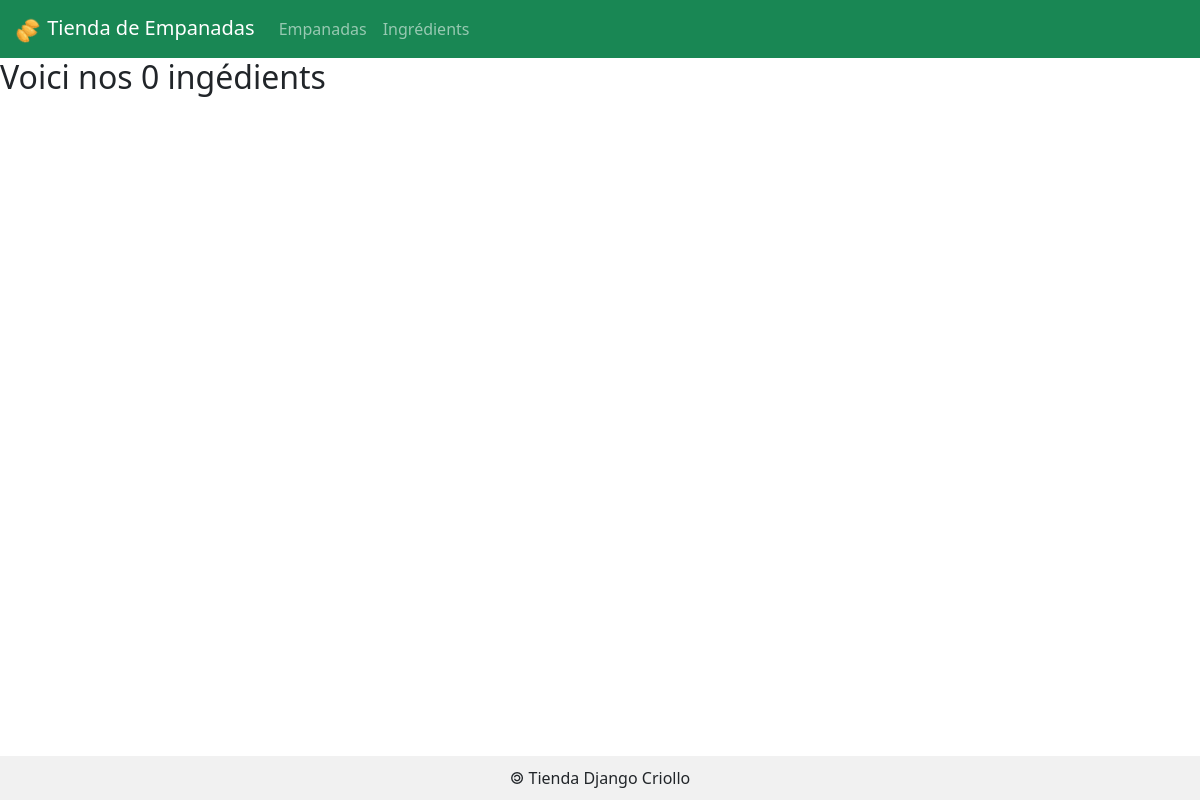
Before: /ingredients/ with the older database file.
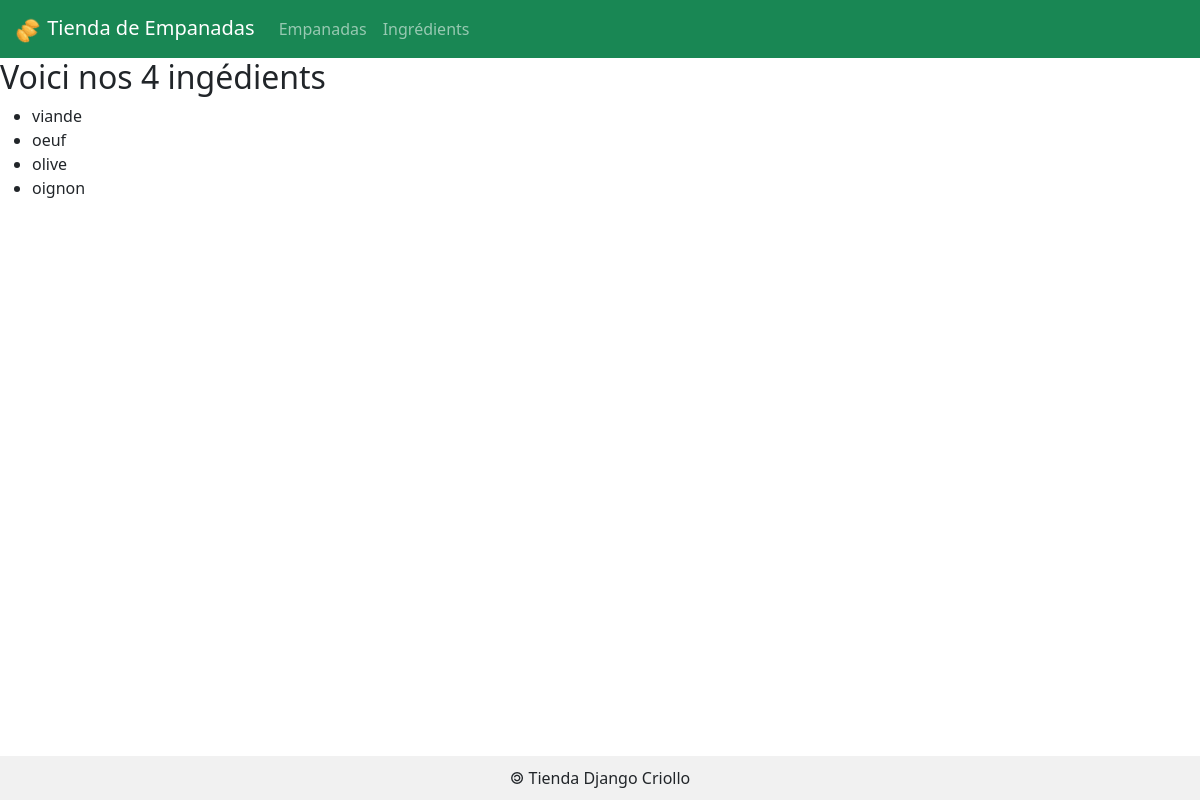
After: the same page with the newer database file.
### empanadas/models.py (models this page shows)
class Ingredient(models.Model) :
    idIngredient = models.AutoField( primary_key = True )
    nomIngredient = models.CharField( max_length = 50 )
    def __str__(self) :
        return self.nomIngredient

### empanadas/views.py (the view)
# urls.py: path('ingredients/', views.ingredients),
def ingredients(request):
    lesIngredients = Ingredient.objects.all()
    return render(request, 'empanadas/ingredients.html',{'ingredients' : lesIngredients} )

### empanadas/templates/empanadas/ingredients.html (shortened to what this page needs)
{% extends 'empanadas/base.html' %}
{% block main %}
<h2>Voici nos {{ingredients|length}} ingédients</h2>
<ul>
        {% for ing in ingredients %}
        <li>{{ing}}</li>
        {% endfor %}
</ul>
{% endblock %}

Changed rows visible on the page:
added Ingredient: nomIngredient "viande"
added Ingredient: nomIngredient "oeuf"
added Ingredient: nomIngredient "olive"
added Ingredient: nomIngredient "oignon"
Other visible differences:
{{ ingredients|length }}: "0" → "4"
